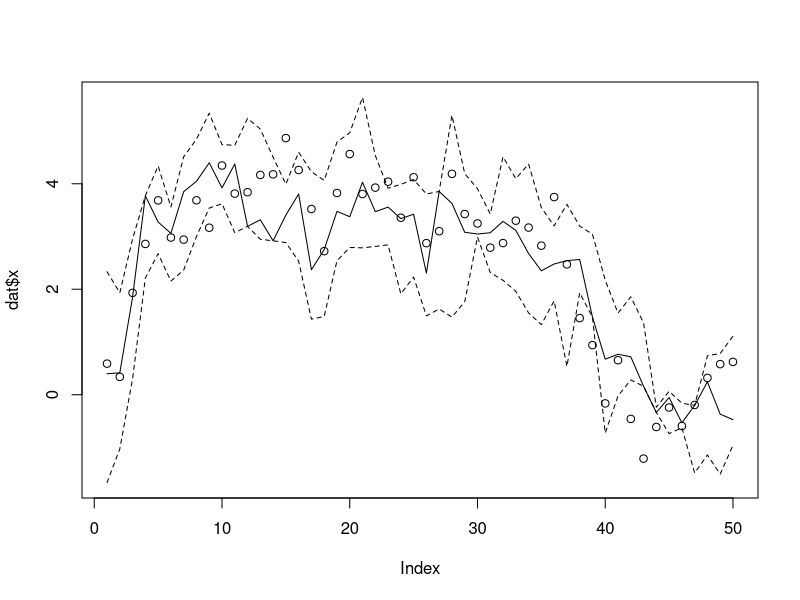
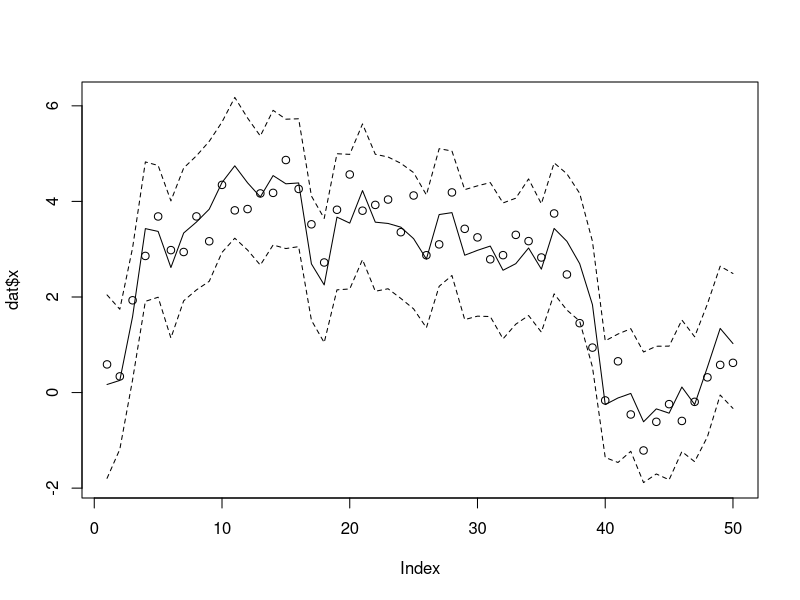
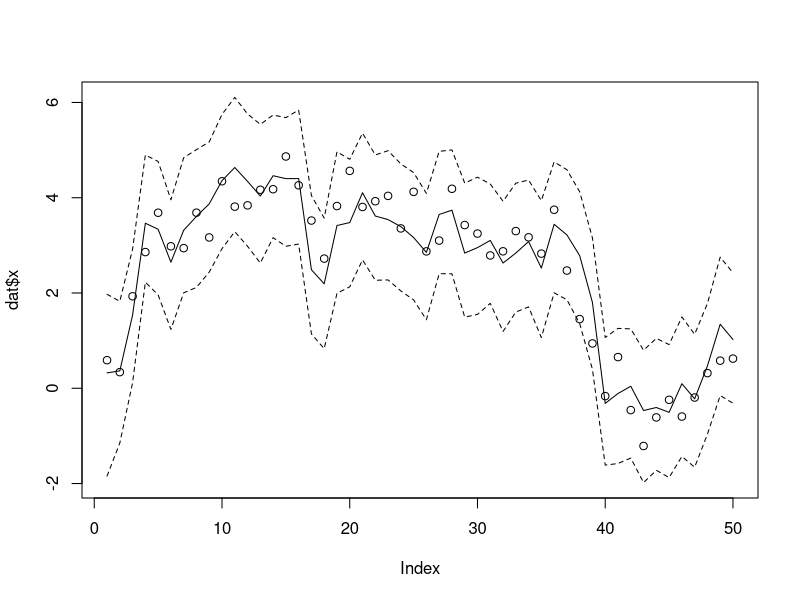

R code for these plots, in order:
## ---- chunk 1
dlmSim <- function(n, sigma, tau, x0) {
  x    <- rep(0,n)
  y    <- rep(0,n)
  x[1] <- rnorm(1, x0,   tau)
  y[1] <- rnorm(1, x[1], sigma)
  for (t in 2:n) { # loop for clarity; could be vectorized
    x[t] <- rnorm(1, x[t-1], tau)
    y[t] <- rnorm(1, x[t],   sigma)
  }
  data.frame(y = y, x = x) # save x for comparison purpose
}
## ---- chunk 2
n <- 50
tau <- sqrt(0.5); sigma <- sqrt(2) * tau
set.seed(123456)
dat <- dlmSim(n, sigma, tau, 0)
## ---- chunk 3
dlmSIS <- function(y, sigma, tau, m0, s0, N) {
  xseq <- matrix(0, n, N)
  x <- rnorm(N, m0, s0)
  w <- rep(1/N, N)
  for (t in 1:n) {
    x <- rnorm(N, x, tau)
    w <- w * dnorm(y[t], x, sigma)
    ## w <- w / sum(w)
    xseq[t, ] <- x<- sample(x, size = N, replace = TRUE, prob = w)
  }
  xseq
}
## ---- chunk 4
xseq <- dlmSIS(dat$y, sigma, tau, 0, 10, 1000)
summary(apply(xseq, 1, function(x) length(unique(x))))

plotDlmPf <- function(xseq) {
  lower <- apply(xseq, 1, quantile, prob = 0.025)
  upper <- apply(xseq, 1, quantile, prob = 0.975)
  med <- apply(xseq, 1, median)
  plot(dat$x, type = "n", ylim = range(c(dat$x, lower, upper)))
  points(dat$x)
  lines(med, lty = 1)
  lines(lower, lty = 2)
  lines(upper, lty = 2)
}
plotDlmPf(xseq)
## ---- chunk 5
dlmSISR <- function(y, sigma, tau, m0, s0, N) {
  xseq <- matrix(0, n, N)
  x <- rnorm(N, m0, s0)
  for (t in 1:n) {
    x <- rnorm(N, x, tau)
    w <- dnorm(y[t], x, sigma)
    xseq[t, ] <- x <- sample(x, size = N, replace = TRUE, prob = w)
  }
  xseq
}
## ---- chunk 6
xseq <- dlmSISR(dat$y, sigma, tau, 0, 10, 1000)
summary(apply(xseq, 1, function(x) length(unique(x))))
plotDlmPf(xseq)
## ---- chunk 7
dlmAPF <- function(y, sigma, tau, m0, s0, N) {
  xseq <- matrix(0, n, N)
  x <- rnorm(N, m0, s0)
  for (t in 1:n) {
    w0 <- dnorm(y[t], x, sigma)
    tilx <- sample(x, size = N, replace = TRUE, prob = w0)
    x <- rnorm(N, tilx, tau)
    w <- dnorm(y[t], x, sigma) / dnorm(y[t], tilx, sigma)
    xseq[t, ] <- x <- sample(x, size = N, replace = TRUE, prob = w)
  }
  xseq
}

xseq <- dlmAPF(dat$y, sigma, tau, 0, 10, 1000)
summary(apply(xseq, 1, function(x) length(unique(x))))
plotDlmPf(xseq)
